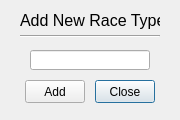
<?xml version="1.0" encoding="UTF-8"?>
<ui version="4.0">
 <class>RaceType</class>
 <widget class="QDialog" name="RaceType">
  <property name="geometry">
   <rect>
    <x>0</x>
    <y>0</y>
    <width>180</width>
    <height>120</height>
   </rect>
  </property>
  <property name="windowTitle">
   <string>Dialog</string>
  </property>
  <property name="whatsThis">
   <string>&lt;html&gt;&lt;head/&gt;&lt;body&gt;&lt;p&gt;Qualifying&lt;/p&gt;&lt;p&gt;Heat&lt;/p&gt;&lt;p&gt;Etc.&lt;/p&gt;&lt;/body&gt;&lt;/html&gt;</string>
  </property>
  <widget class="QLabel" name="label">
   <property name="geometry">
    <rect>
     <x>20</x>
     <y>0</y>
     <width>140</width>
     <height>41</height>
    </rect>
   </property>
   <property name="text">
    <string>&lt;html&gt;&lt;head/&gt;&lt;body&gt;&lt;p&gt;&lt;span style=&quot; font-size:12pt;&quot;&gt;Add New Race Type&lt;/span&gt;&lt;/p&gt;&lt;/body&gt;&lt;/html&gt;</string>
   </property>
  </widget>
  <widget class="QLineEdit" name="lineEdit">
   <property name="geometry">
    <rect>
     <x>30</x>
     <y>50</y>
     <width>120</width>
     <height>20</height>
    </rect>
   </property>
  </widget>
  <widget class="QPushButton" name="pushButton">
   <property name="geometry">
    <rect>
     <x>95</x>
     <y>80</y>
     <width>60</width>
     <height>23</height>
    </rect>
   </property>
   <property name="text">
    <string>Close</string>
   </property>
  </widget>
  <widget class="QPushButton" name="pushButton_2">
   <property name="geometry">
    <rect>
     <x>25</x>
     <y>80</y>
     <width>60</width>
     <height>23</height>
    </rect>
   </property>
   <property name="text">
    <string>Add</string>
   </property>
  </widget>
  <widget class="Line" name="line">
   <property name="geometry">
    <rect>
     <x>20</x>
     <y>35</y>
     <width>140</width>
     <height>3</height>
    </rect>
   </property>
   <property name="orientation">
    <enum>Qt::Horizontal</enum>
   </property>
  </widget>
 </widget>
 <resources/>
 <connections/>
</ui>
